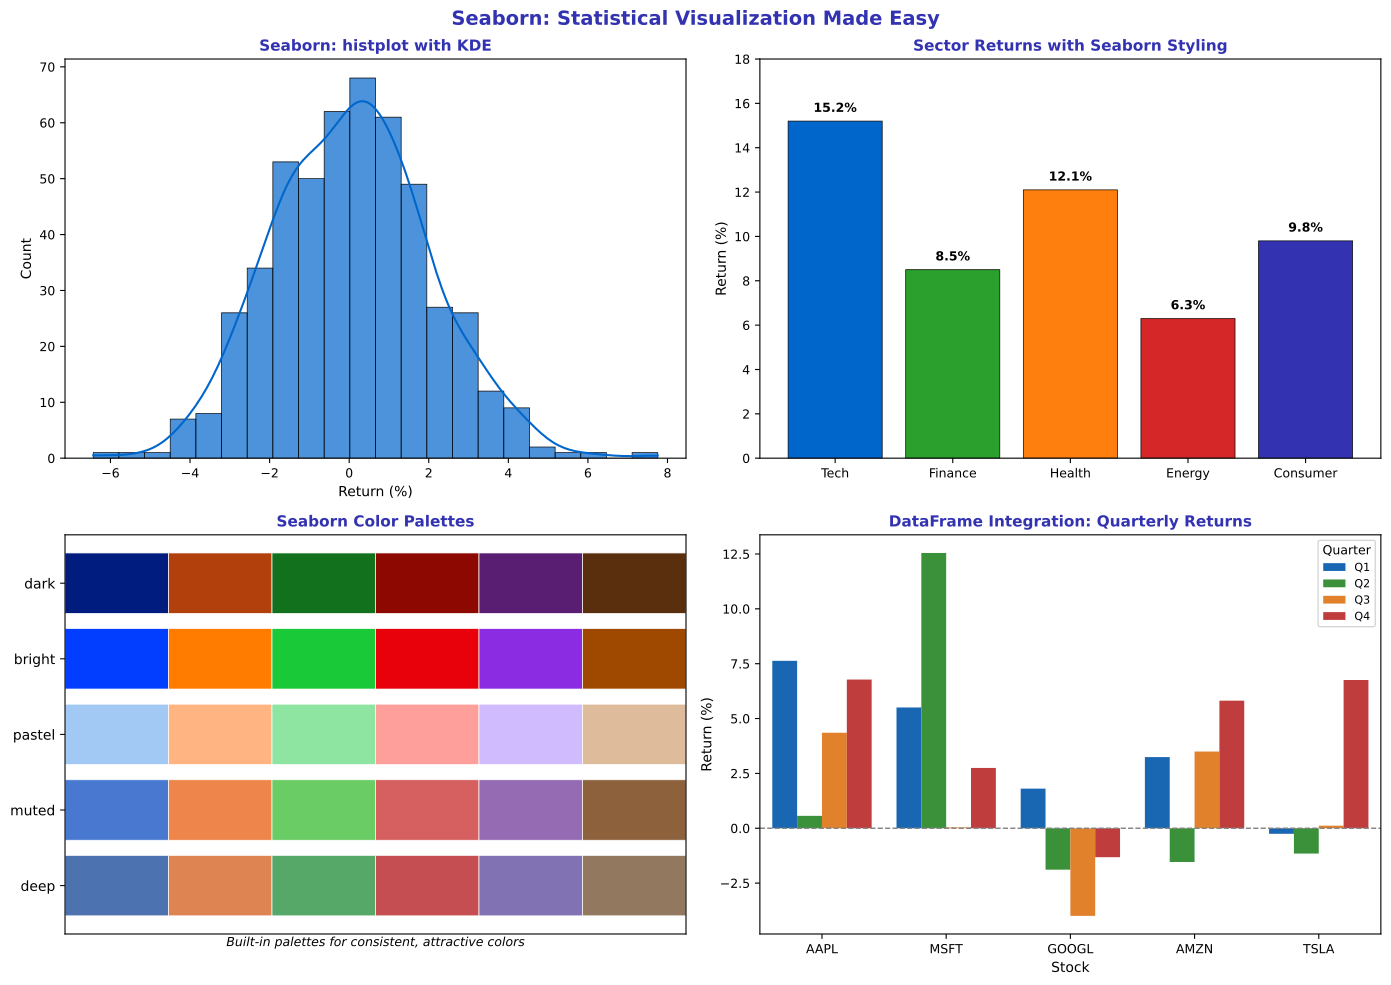

Generate this figure with Python:
"""Seaborn Introduction - Enhanced matplotlib visualizations"""
import matplotlib.pyplot as plt
import seaborn as sns
import numpy as np
import pandas as pd
from pathlib import Path

plt.rcParams.update({
    'font.size': 10,
    'axes.labelsize': 10,
    'axes.titlesize': 11,
    'xtick.labelsize': 9,
    'ytick.labelsize': 9,
    'legend.fontsize': 9,
    'figure.figsize': (10, 6),
    'figure.dpi': 150
})

MLPURPLE = '#3333B2'
MLLAVENDER = '#ADADE0'
MLBLUE = '#0066CC'
MLORANGE = '#FF7F0E'
MLGREEN = '#2CA02C'
MLRED = '#D62728'

np.random.seed(42)

fig, axes = plt.subplots(2, 2, figsize=(14, 10))
fig.suptitle('Seaborn: Statistical Visualization Made Easy', fontsize=14, fontweight='bold', color=MLPURPLE)

# Plot 1: matplotlib vs seaborn comparison - histogram
ax1 = axes[0, 0]
returns = np.random.normal(0.05, 2, 500)

# Seaborn makes it easy
sns.histplot(returns, kde=True, ax=ax1, color=MLBLUE, alpha=0.7,
             edgecolor='black', linewidth=0.5)

ax1.set_title('Seaborn: histplot with KDE', fontsize=11, fontweight='bold', color=MLPURPLE)
ax1.set_xlabel('Return (%)', fontsize=10)
ax1.set_ylabel('Count', fontsize=10)

# Plot 2: Built-in themes
ax2 = axes[0, 1]

# Create sample data
categories = ['Tech', 'Finance', 'Health', 'Energy', 'Consumer']
values = [15.2, 8.5, 12.1, 6.3, 9.8]

bars = ax2.bar(categories, values, color=[MLBLUE, MLGREEN, MLORANGE, MLRED, MLPURPLE],
               edgecolor='black', linewidth=0.5)

# Add value labels
for bar, val in zip(bars, values):
    ax2.text(bar.get_x() + bar.get_width()/2, bar.get_height() + 0.3,
             f'{val:.1f}%', ha='center', va='bottom', fontsize=9, fontweight='bold')

ax2.set_title('Sector Returns with Seaborn Styling', fontsize=11, fontweight='bold', color=MLPURPLE)
ax2.set_ylabel('Return (%)', fontsize=10)
ax2.set_ylim(0, 18)

# Plot 3: Seaborn color palettes
ax3 = axes[1, 0]

# Show different palette options
palettes = ['deep', 'muted', 'pastel', 'bright', 'dark']
n_colors = 6

for i, palette in enumerate(palettes):
    colors = sns.color_palette(palette, n_colors)
    for j, color in enumerate(colors):
        ax3.barh(i, 1, left=j, color=color, height=0.8, edgecolor='white', linewidth=0.5)

ax3.set_yticks(range(len(palettes)))
ax3.set_yticklabels(palettes, fontsize=10)
ax3.set_xlim(0, n_colors)
ax3.set_xticks([])
ax3.set_title('Seaborn Color Palettes', fontsize=11, fontweight='bold', color=MLPURPLE)

# Add palette names annotation
ax3.text(n_colors/2, -0.8, 'Built-in palettes for consistent, attractive colors',
         ha='center', fontsize=9, style='italic')

# Plot 4: Integration with pandas DataFrames
ax4 = axes[1, 1]

# Create a finance dataset
df = pd.DataFrame({
    'Asset': ['AAPL', 'MSFT', 'GOOGL', 'AMZN', 'TSLA'] * 4,
    'Quarter': ['Q1', 'Q2', 'Q3', 'Q4'] * 5,
    'Return': np.random.normal(3, 5, 20)
})

# Seaborn works directly with DataFrames
sns.barplot(data=df, x='Asset', y='Return', hue='Quarter', ax=ax4,
            palette=[MLBLUE, MLGREEN, MLORANGE, MLRED])

ax4.set_title('DataFrame Integration: Quarterly Returns', fontsize=11, fontweight='bold', color=MLPURPLE)
ax4.set_xlabel('Stock', fontsize=10)
ax4.set_ylabel('Return (%)', fontsize=10)
ax4.legend(title='Quarter', fontsize=8, title_fontsize=9, loc='upper right')
ax4.axhline(0, color='gray', linestyle='--', linewidth=1)

plt.tight_layout()
plt.savefig(Path(__file__).parent / 'chart.pdf', dpi=300, bbox_inches='tight')
plt.close()
